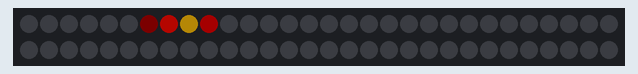
Simulated run of this program. Board: Raspberry Pi Pico running MicroPython. On the bench: 60 RGB LEDs in strip order, left to right, continuing on the next row. Dim RGB values are drawn brighter than linear; random numbers come from a fixed seed.

Above: at 0.46 s.
At 9.95 s:
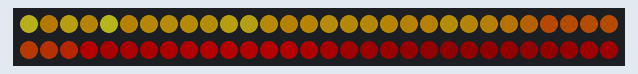
At 18.83 s:
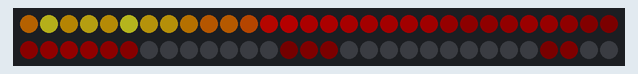
At 28.63 s:
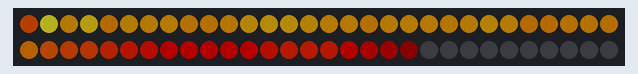
At 37.51 s:
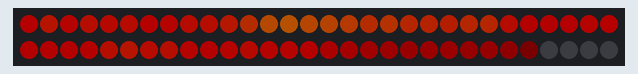
At 39.65 s:
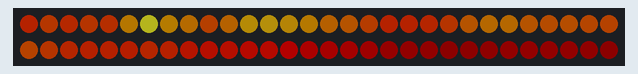

The program:

15-jack-o-lantern-fire.py
```python
# Lab 15: Jack-o'-Lantern Fire
# Filename: 15-jack-o-lantern-fire.py
# Version: 1.0.0
# Not yet tested on hardware.
#
# A flickering fire like the candle inside a jack-o'-lantern. Every pixel
# has a "heat" number from 0 to 255 kept in a list. Each step the heat
# cools, drifts up the strip and new sparks start at pixel 0. Then the
# heat of each pixel is turned into a color from dark red to yellow.

from machine import Pin
from neopixel import NeoPixel
from utime import sleep
import config

# hardware settings from config.py
NEOPIXEL_PIN = config.NEOPIXEL_PIN
NUMBER_PIXELS = config.NUMBER_PIXELS
BRIGHTNESS = config.BRIGHTNESS

strip = NeoPixel(Pin(NEOPIXEL_PIN), NUMBER_PIXELS)
from urandom import randint

DELAY = 0.03             # seconds between steps
COOLING = 55             # bigger numbers make shorter flames
SPARKING = 120           # bigger numbers (up to 255) make a busier fire

heat = [0] * NUMBER_PIXELS   # a list with one heat number for every pixel

# turn a heat number (0 to 255) into a fire color
def heat_to_color(t):
    if t < 85:
        # cool: black to red
        return (t * 3, 0, 0)
    elif t < 170:
        # warm: red to orange
        return (255, (t - 85) * 2, 0)
    else:
        # hot: orange to yellow
        return (255, 170 + (t - 170), (t - 170) // 2)

while True:
    # step 1: every pixel cools down a little
    for i in range(NUMBER_PIXELS):
        cooldown = randint(0, (COOLING * 10) // NUMBER_PIXELS + 2)
        heat[i] = max(0, heat[i] - cooldown)

    # step 2: heat drifts up the strip, mixing with the pixels below it
    for i in range(NUMBER_PIXELS - 1, 1, -1):
        heat[i] = (heat[i - 1] + heat[i - 2] * 2) // 3

    # step 3: sometimes a new spark lights near the bottom
    if randint(0, 255) < SPARKING:
        spot = randint(0, 6)
        heat[spot] = min(255, heat[spot] + randint(160, 255))

    # step 4: turn each heat number into a color and show it
    for i in range(NUMBER_PIXELS):
        r, g, b = heat_to_color(heat[i])
        strip[i] = (int(r * BRIGHTNESS), int(g * BRIGHTNESS), int(b * BRIGHTNESS))
    strip.write()
    sleep(DELAY)
```

config.py
```python
# Halloween Costume Kit Configuration file
# Filename: config.py
# Version: 1.0.0
#
# This file contains the hardware configuration for the Halloween costume kit.
# It is imported by each program.
#
# The kit has a 60-pixel NeoPixel strip on GPIO 0 and one push button
# wired from GPIO 15 to GND.
NEOPIXEL_PIN = 0
NUMBER_PIXELS = 60
BUTTON_PIN = 15

# 60 pixels at full brightness can pull more than 3 amps, which is too much
# for a USB battery pack. Every program multiplies its colors by this number.
# 0.25 means one quarter brightness. Keep it at 0.3 or lower on battery power.
BRIGHTNESS = 0.25
```
